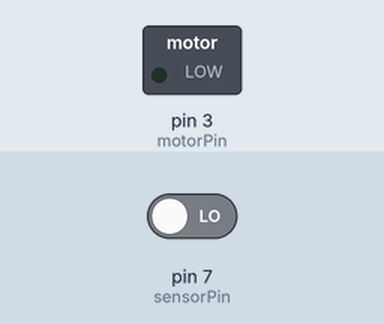
Recording of a sketch running on a simulated Arduino Uno, built with avr-gcc and run on an emulated ATmega328P. Shown: switched loads named in the sketch (green lamp = pin HIGH). Inputs (shaded band) come from the test bench; at power-on: pin 7 (sensorPin) LOW.

Above: at 1.2 s.
1.3 s: pin 7 (sensorPin) driven HIGH
At 1.4 s:
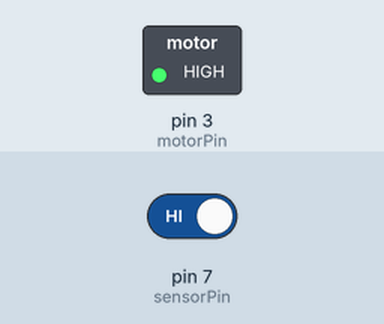
Timing chart, 0 to 4.3 s (numbered marks = the images above; inputs shaded):
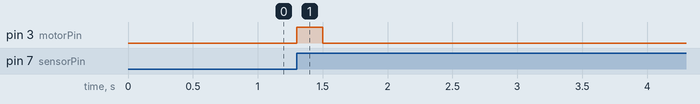

Measured:
- after the input at 1.3 s, pin 3 (motorPin): LOW → HIGH at once, → LOW 0.20 s later

The sketch:

SmartWall.ino
```cpp
//This code controls the opening and closing mechanism of the smart wall.

int motorPin = 3;
int sensorPin = 7;
boolean wallOpen = true;

void setup()
{
  pinMode(motorPin, OUTPUT);
  pinMode(sensorPin, INPUT);
  Serial.begin(9600);
}

void loop()
{
  //the sensor that we used displays boolean values, controlled by a potentiometer
  int sensorData = digitalRead(sensorPin);

  if(sensorData == 1 && wallOpen){
    //spin wall open
    digitalWrite(motorPin, HIGH);
    delay(200);
    digitalWrite(motorPin,LOW);
    wallOpen = false;
  }
  else if(sensorData == 0 && !wallOpen) {
    //spin wall closed
    digitalWrite(motorPin, HIGH);
    delay(600);
    digitalWrite(motorPin,LOW);
    wallOpen = true;
  }
}
```
